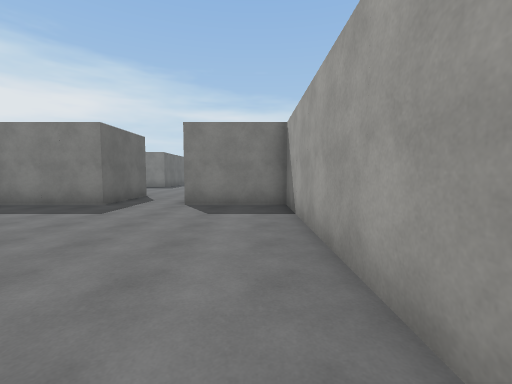
View 1 (above)

16 first-person views from a walk through a Unity game level. The camera is 1.5 m above the floor, tilts 4° down and sees 90° across. The floor is counted in squares, 2 m on a side. Each view is taken from the middle of a square. On the plan, view 1 faces up. The plan holds only what a view shows up to about 9 squares ahead; the rest is blank. The place goes on beyond the plan. The player character is not drawn. Surface patterns are stand-ins for the level's own textures.

View 2
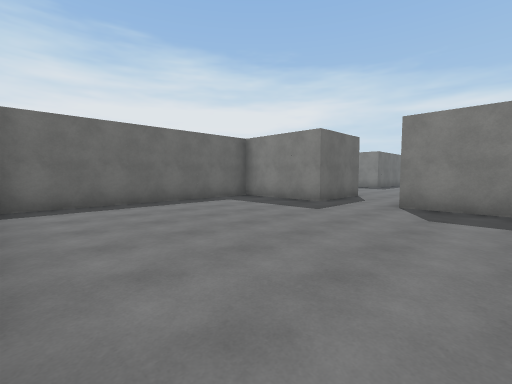

View 3
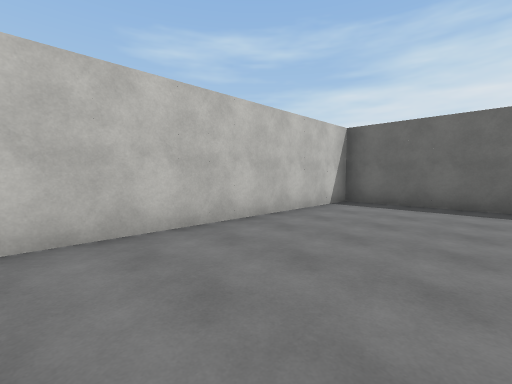

View 4
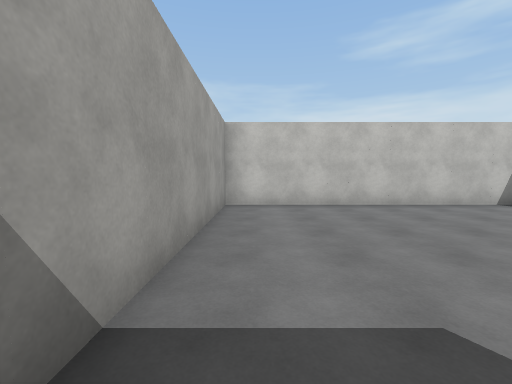

View 5
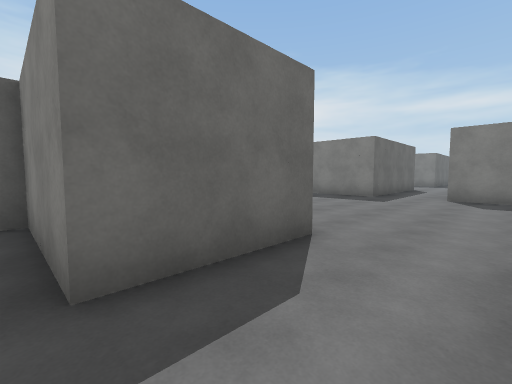

View 6
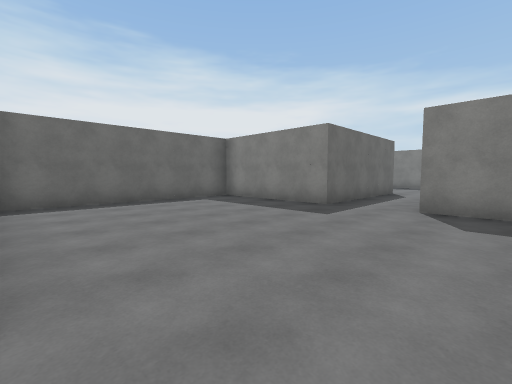

View 7
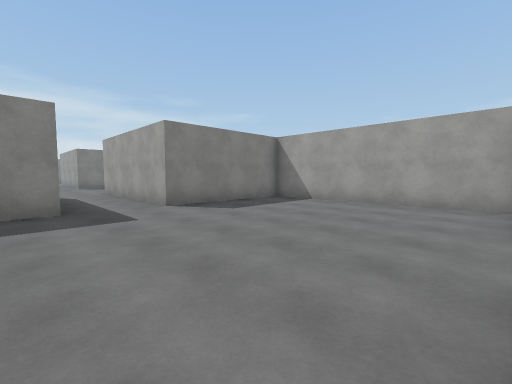

View 8
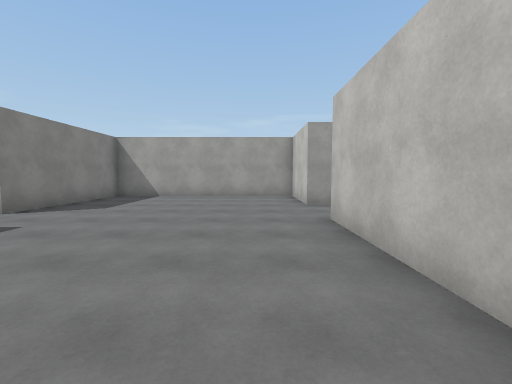

View 9
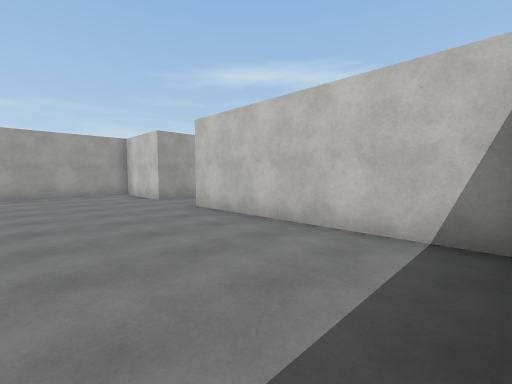

View 10
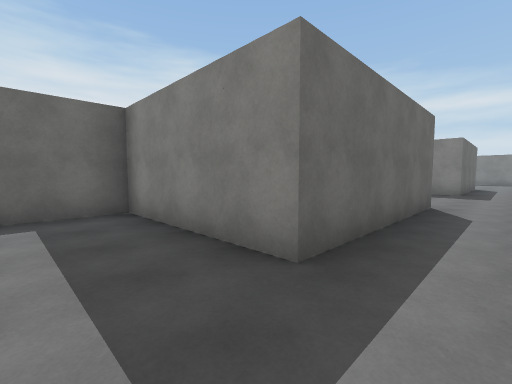

View 11
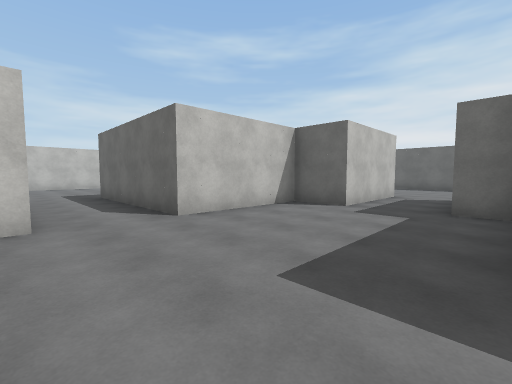

View 12
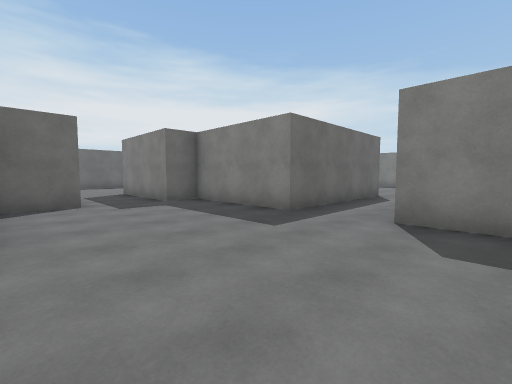

View 13
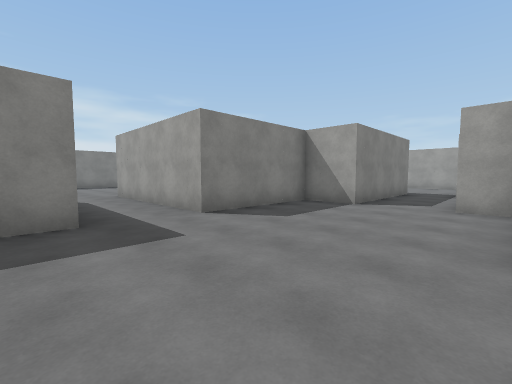

View 14
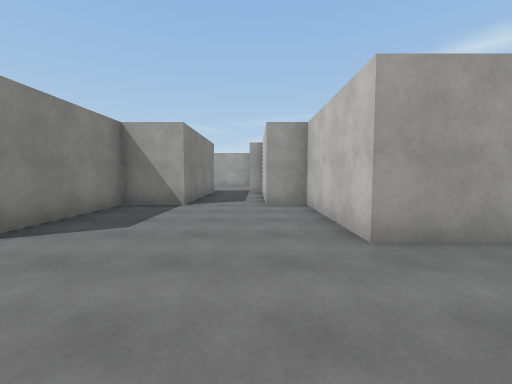

View 15
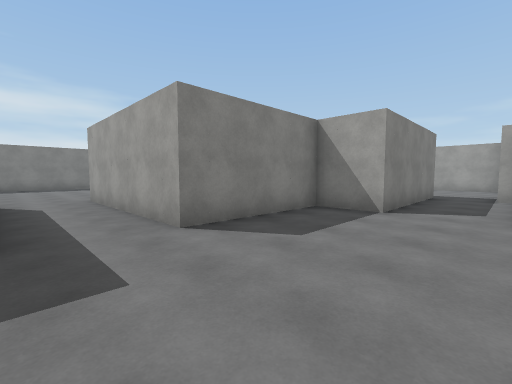

View 16
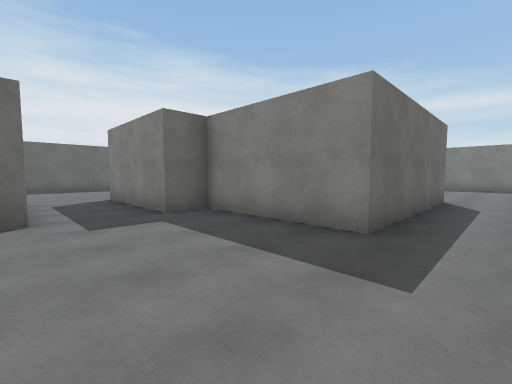

### Floor plan
Ten units are one square. View 1 is at (0, 0); x grows to the right and y downward. Boxes are objects, and circles mark ways between rooms. Rooms are numbered by the first view taken in them; rooms with no view inside come last. Other rooms are left out.
<svg viewBox="-135 -299 188 306">
<path fill="none" stroke="#000" d="M-18 -75 -18 -87M-37 -87 -37 -63 -67 -63 -67 2 8 2 8 -63 -18 -63M-18 -87 8 -87 8 -148 -32 -148 -32 -198M-52 -198 -52 -148 -92 -148 -92 -87 -37 -87M-32 -198 3 -198 3 -207 30 -207M-52 -294 -52 -242 -87 -242 -87 -233 -122 -233M-122 -213 -87 -213 -87 -198 -52 -198M48 -227 3 -227 3 -242 -32 -242 -32 -292"/>
<circle cx="-25" cy="-75" r="3" fill="#2a7"/>
<circle cx="-45" cy="-195" r="3" fill="#2a7"/>
<text x="-30" y="-30">1</text>
<text x="-40" y="-120">2</text>
<text x="-40" y="-230">3</text>
</svg>
Room 1 opens to room 2. Room 2 opens to room 3.

Where each view was taken, in squares from view 1:
view 1: 0 up, 0 right, facing up
view 2: 0 up, 0 right, facing up-left
view 3: 3 up, 0 right, facing down-left
view 4: 6 up, 0 right, facing down
view 5: 6 up, 2 left, facing up-left
view 6: 9 up, 2 left, facing up-left
view 7: 9 up, 6 left, facing up-right
view 8: 10 up, 8 left, facing right
view 9: 12 up, 9 left, facing down-right
view 10: 13 up, 4 left, facing up-left
view 11: 24 up, 3 left, facing down-left
view 12: 20 up, 2 left, facing up-left
view 13: 20 up, 6 left, facing up-right
view 14: 21 up, 6 left, facing right
view 15: 21 up, 5 left, facing up-right
view 16: 21 up, 4 left, facing up-left
